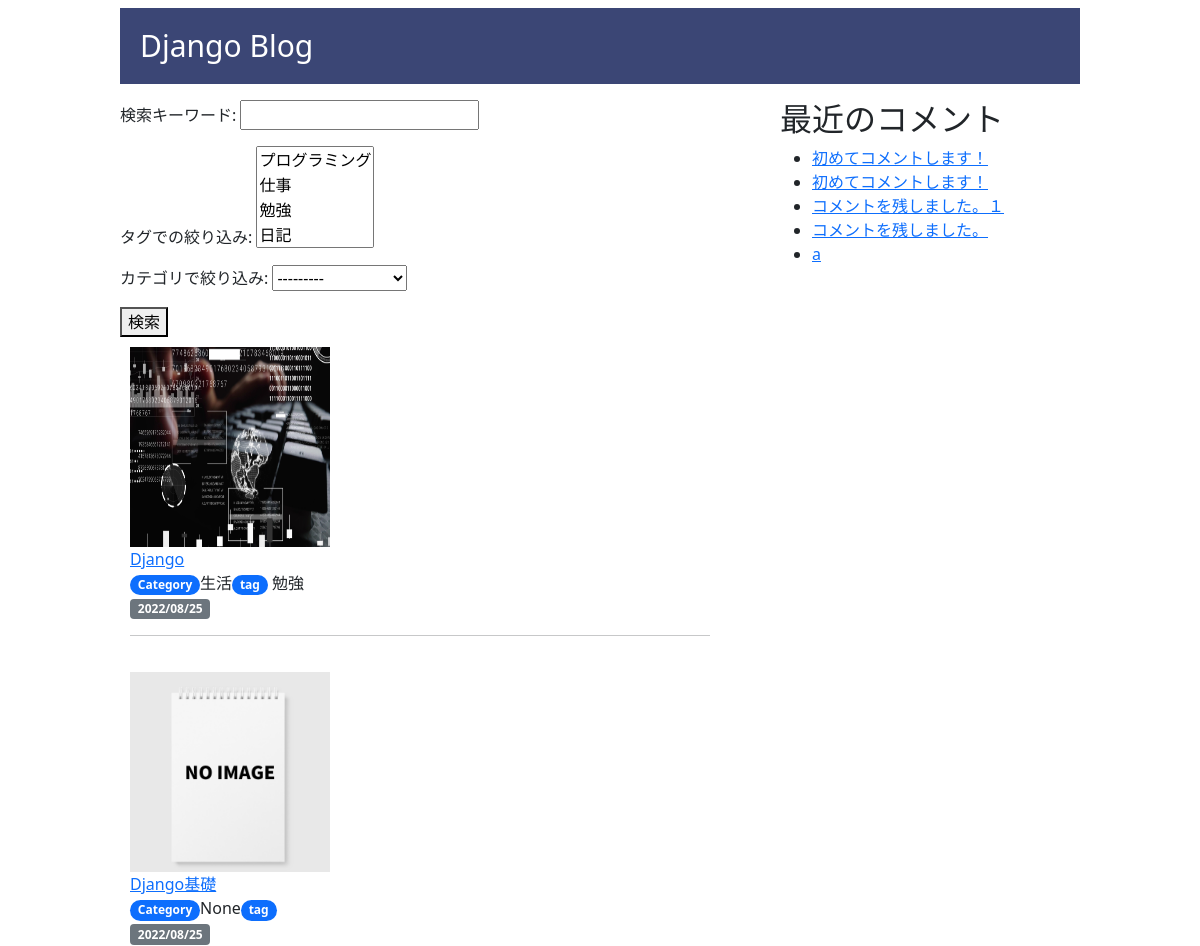
The app's page / (upper part), older data.
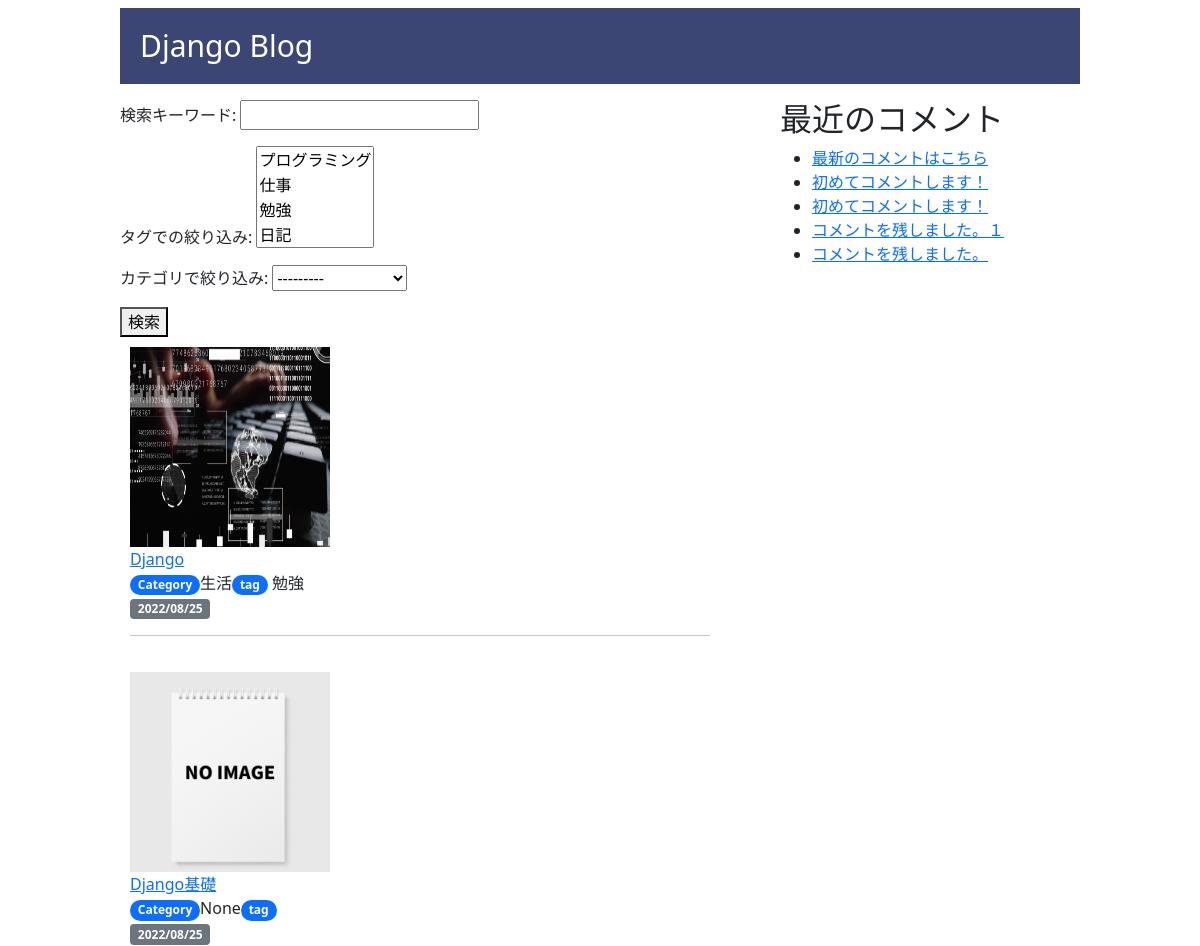
The same page, newer data.
### blog/models.py (models this page shows, shortened)
class BlogModel(models.Model):
    title = models.CharField(max_length=50, verbose_name='タイトル')
    body = models.TextField(verbose_name='本文')
    thumbnail = models.ImageField(verbose_name='サムネイル', blank=True, null=True) # サムネイル用のフィールドを用意
    post_datetime = models.DateTimeField(default=timezone.now, verbose_name='投稿日時')
    category = models.ForeignKey(Category, verbose_name='カテゴリー', on_delete=models.PROTECT, null=True, blank=True)
    tag = models.ManyToManyField(Tag, blank=True, verbose_name='タグ')
    relation_posts = models.ManyToManyField('self', verbose_name='関連記事', blank=True)

class Category(models.Model):
    name= models.CharField(max_length=50, verbose_name='カテゴリ名')
    def __str__(self):
        return self.name

class Tag(models.Model):
    name = models.CharField(verbose_name='タグ名', max_length=50)
    def __str__(self):
        return self.name

class Comment(models.Model):
    name = models.CharField('名前', max_length=255, default='名無しさん')
    text = models.TextField('本文')
    target = models.ForeignKey(BlogModel, on_delete=models.CASCADE, verbose_name='対象記事')
    created_at = models.DateTimeField('作成日', default=timezone.now)
    def __str__(self):
        return self.text[:20]

### blog/views.py (the view, shortened to what this page needs)
# urls.py: path('', include('blog.urls'), name='index'),
def index(request):
    post_list = BlogModel.objects.order_by('-post_datetime')
    form = PostSearchForm(request.GET)
    if form.is_valid():
        keyword = form.cleaned_data['keyword']
        tags = form.cleaned_data['tags']
        category = form.cleaned_data['category']
        if keyword:
            post_list = post_list.filter(
                Q(title__icontains=keyword)|Q(body__icontains=keyword)
            )
        if category:
            post_list = post_list.filter(Q(category__name__icontains=category))
            post_list = post_list.filter(category=category)
        if tags:
            post_list = post_list.filter(tag__in=tags)
        messages.success(request, '「{}」の検索結果'.format(keyword))
        page_obj = paginate_queryset(request, post_list, 10)
        context = {
        'post_list': post_list,
        'page_obj': page_obj,
        'form': form,
        'keyword': keyword,
        'tags': tags,
        'category': category,
        'messages': messages,
        }
        return render(request, 'blog/index.html', context)

### blog/forms.py
class PostSearchForm(forms.Form):
    keyword = forms.CharField(
		label='検索キーワード',
  		required=False,
	)
    tags = forms.ModelMultipleChoiceField(
		label='タグでの絞り込み',
		required=False,
		queryset=Tag.objects.order_by('name'),
	)
    category = forms.ModelChoiceField(
        label='カテゴリで絞り込み',
        required=False,
        queryset=Category.objects.order_by('name'),
	)

### blog/context_processors.py (called while the page is built)
def common(request):
    context = {
        'comment_list': Comment.objects.order_by("-created_at")[:5]
    }
    return context

### blog/templatetags/blog.py (called while the page is built)
@register.simple_tag
def url_replace(request, field, value):
    url_dict = request.GET.copy()
    url_dict[field] = str(value)
    return url_dict.urlencode()

### blog/views.py (called while the page is built)
def paginate_queryset(request, queryset, count):
    paginator = Paginator(queryset, count)
    page = request.GET.get('page')
    try:
        page_obj = paginator.page(page)
    except PageNotAnInteger:
        page_obj = paginator.page(1)
    except EmptyPage:
        page_obj = paginator.page(paginator.num_pages)
    return page_obj

### templates/blog/index.html (shortened to what this page needs)
{% extends 'blog/base.html' %}
{% block content %}
{% load static %}
  <form method="GET" action={% url 'index' %}>
  {{ form.as_p }}
  <button type="submit">検索</button>
  {% for post in page_obj.object_list.all %}
    <div>
      <div class="post_list">
        {% if post.thumbnail %}
          <img src="{{ post.thumbnail.url }}" alt="eyecatch" width="200px" height="200px">
        {% else %}
          <img src="{% static 'noimage.png' %}" alt="eyecatch" width="200px" height="200px">
        {% endif %}
        <br><a href="{% url 'detail' pk=post.pk %}" class="link_detail">
          {{ post.title }}
        </a>
        <br>
        <span class="badge rounded-pill bg-primary">Category</span>{{ post.category }}<span class="badge rounded-pill bg-primary">tag</span>{% for tag_name in post.tag.all %} {{tag_name}}&nbsp;{% endfor %}
        <br>
        <span class="badge bg-secondary">{{ post.post_datetime|date:'Y/m/d' }}</span>
        <hr />
      </div>
    </div>
  {% endfor %}
{% endblock %}

### templates/blog/base.html (shortened to what this page needs)
{% load static %}
<!DOCTYPE html>
<html lang="ja">
  <head>
    <link href="https://cdn.jsdelivr.net/npm/bootstrap@5.0.2/dist/css/bootstrap.min.css" rel="stylesheet" />
    <link rel="stylesheet" href="{% static 'css/style.css' %}">
  </head>
  <body>
    <header>
      <h1><a href="/">Django Blog</a></h1>
    </header>
    <main>
      {% block content %}
      {% endblock %}
    </main>
    <aside>
      <h2>最近のコメント</h2>
      <ul>
        {% for comment in comment_list %}
            <li><a href="{% url 'detail' pk=comment.target.pk %}">{{ comment }}</a></li>
        {% endfor %}
    </ul>
    </aside>
  </body>
</html>

Row changes from the older to the newer data that the page shows:
no longer on this page (row unchanged): Comment: text "a"
added Comment: text "最新のコメントはこちら"
